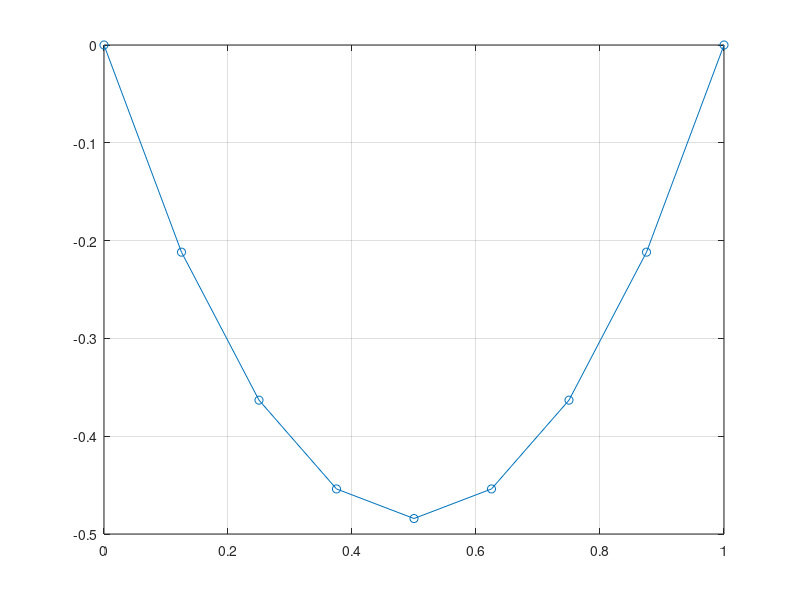

This chart was generated by the following MATLAB code:
#n=input('Введите число точек разбиения n= ');
n = 7;
dl=1;
s = 16;
g = 1;
h=dl/(n+1);
A=zeros(n,n);
B=zeros(n,n);
Y=zeros(n+2,n);

for i=1:n-1
    A(i,i+1)=-1;
    A(i+1,i)=-1;
end

for i=1:n
    x=i*h;
    A(i,i)=2.;
    B(i,i)=h^2/((s+g)/2.*(dl-x)*x);
end

disp('Матрица А');
disp(num2str(A, ' %8.4f'));

disp('Матрица B');
disp(num2str(B, ' %8.4f'));

[T,J]=eig(inv(B)*A);
P=diag(J);
Y(2:n+1,1:n)=T(1:n,1:n);

disp('Матрица форм потери устойчивости Y');
disp(num2str(Y, ' %8.4f'));

disp('Вектор критических сил P');
disp(num2str(P, '%12.4f'));

x = 0:h:1;
plot(x, Y(:,end-1), "-o");
grid on;
